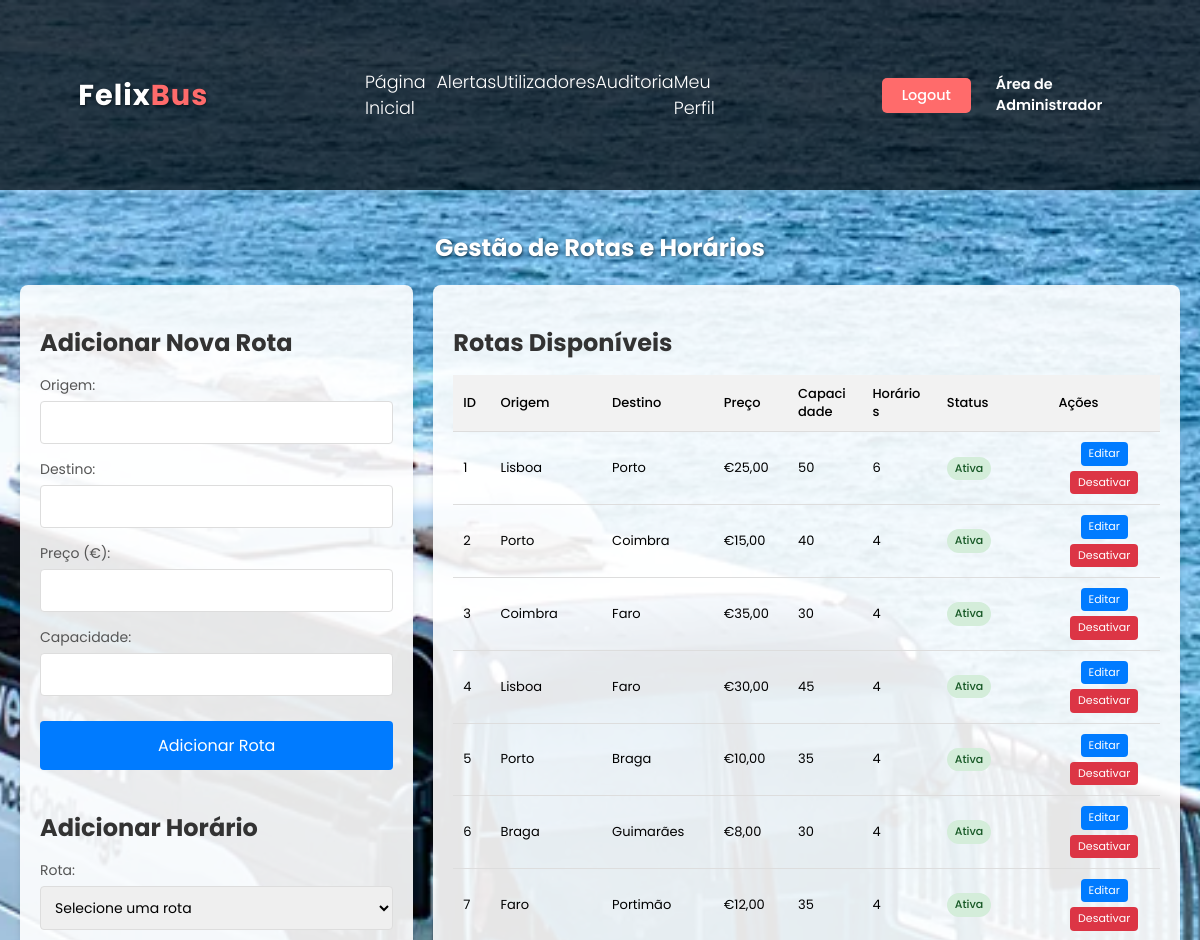
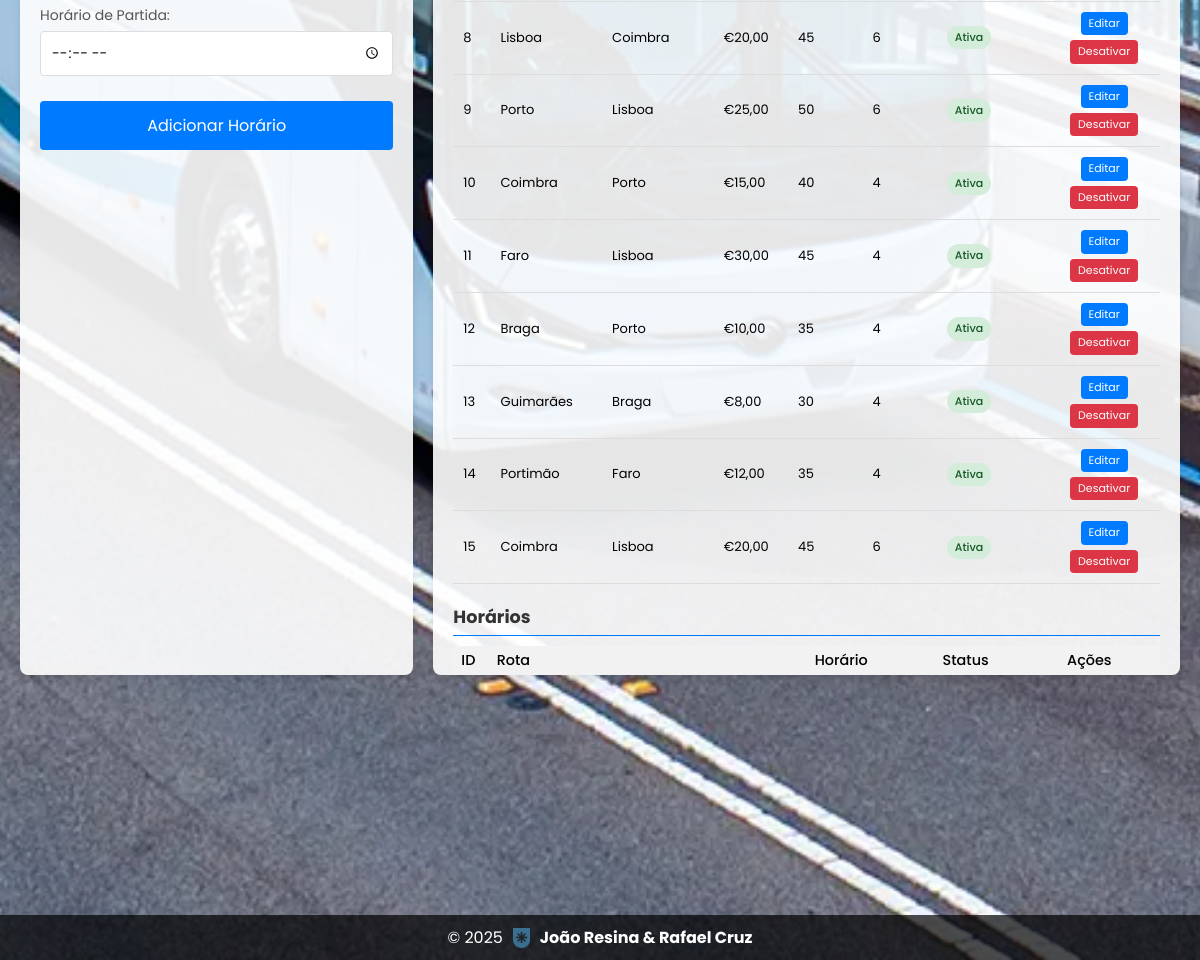
The app's page /paginas/gerir_rotas.php (signed in) with its own data (2 pictures, top to bottom).
### tables this page shows
CREATE TABLE rotas (
    id INT AUTO_INCREMENT PRIMARY KEY,
    origem VARCHAR(100) NOT NULL,
    destino VARCHAR(100) NOT NULL,
    preco DECIMAL(10,2) NOT NULL,
    capacidade INT NOT NULL,  
    disponivel INT NOT NULL DEFAULT 1  
);

### paginas/gerir_rotas.php (the view, shortened to what this page needs)
<?php
$rota_para_editar = null;
$horario_para_editar = null;
$sql_rotas = "SELECT r.*,
              (SELECT COUNT(*) FROM horarios WHERE id_rota = r.id) as total_horarios
              FROM rotas r
              ORDER BY r.id ASC";
$result_rotas = mysqli_query($conn, $sql_rotas);
?>
<!DOCTYPE html>
<html lang="pt">
<head>
    <link rel="stylesheet" href="gerir_rotas.css">
</head>
<body>
    <nav>
        <div class="logo">
            <h1>Felix<span>Bus</span></h1>
        </div>
        <div class="links">
            <div class="link"> <a href="pg_admin.php">Página Inicial</a></div>
            <div class="link"> <a href="gerir_alertas.php">Alertas</a></div>
            <div class="link"> <a href="gerir_utilizadores.php">Utilizadores</a></div>
            <div class="link"> <a href="auditoria_transacoes.php">Auditoria</a></div>
            <div class="link"> <a href="perfil_admin.php">Meu Perfil</a></div>
        </div>
        <div class="buttons">
            <div class="btn"><a href="logout.php"><button>Logout</button></a></div>
            <div class="btn-admin">Área de Administrador</div>
        </div>
    </nav>
    <section>
        <h1>Gestão de Rotas e Horários</h1>
        <div class="container">
            <div class="form-container">
                <h2><?php echo $rota_para_editar ? 'Editar Rota' : 'Adicionar Nova Rota'; ?></h2>
                <form method="post" action="gerir_rotas.php">
                    <div class="form-group">
                        <label for="origem">Origem:</label>
                        <input type="text" id="origem" name="origem" value="<?php echo $rota_para_editar ? htmlspecialchars($rota_para_editar['origem']) : ''; ?>" required>
                    </div>
                    <div class="form-group">
                        <label for="destino">Destino:</label>
                        <input type="text" id="destino" name="destino" value="<?php echo $rota_para_editar ? htmlspecialchars($rota_para_editar['destino']) : ''; ?>" required>
                    </div>
                    <div class="form-group">
                        <label for="preco">Preço (€):</label>
                        <input type="number" id="preco" name="preco" step="0.01" min="0.01" value="<?php echo $rota_para_editar ? $rota_para_editar['preco'] : ''; ?>" required>
                    </div>
                    <div class="form-group">
                        <label for="capacidade">Capacidade:</label>
                        <input type="number" id="capacidade" name="capacidade" min="1" value="<?php echo $rota_para_editar ? $rota_para_editar['capacidade'] : ''; ?>" required>
                    </div>
                    <?php if ($rota_para_editar): ?>
                        <button type="submit" name="atualizar_rota" class="update-btn">Atualizar Rota</button>
                        <a href="gerir_rotas.php" class="cancel-btn">Cancelar</a>
                    <?php else: ?>
                        <button type="submit" name="adicionar_rota">Adicionar Rota</button>
                    <?php endif; ?>
                </form>
                <h2><?php echo $horario_para_editar ? 'Editar Horário' : 'Adicionar Horário'; ?></h2>
                <form method="post" action="gerir_rotas.php">
                    <div class="form-group">
                        <label for="id_rota">Rota:</label>
                        <select id="id_rota" name="id_rota" required>
                            <option value="">Selecione uma rota</option>
                            <?php
                            mysqli_data_seek($result_rotas, 0);
                            ?>
                        </select>
                    </div>
                    <div class="form-group">
                        <label for="horario_partida">Horário de Partida:</label>
                        <input type="time" id="horario_partida" name="horario_partida" value="<?php echo $horario_para_editar ? $horario_para_editar['horario_partida'] : ''; ?>" required>
                    </div>
                    <?php if ($horario_para_editar): ?>
                        <button type="submit" name="atualizar_horario" class="update-btn">Atualizar Horário</button>
                        <a href="gerir_rotas.php" class="cancel-btn">Cancelar</a>
                    <?php else: ?>
                        <button type="submit" name="adicionar_horario">Adicionar Horário</button>
                    <?php endif; ?>
                </form>
            </div>
            <div class="tables-container">
                <h2>Rotas Disponíveis</h2>
                <table class="rotas-table">
                    <thead>
                        <tr>
                            <th>ID</th>
                            <th>Origem</th>
                            <th>Destino</th>
                            <th>Preço</th>
                            <th>Capacidade</th>
                            <th>Horários</th>
                            <th>Status</th>
                            <th>Ações</th>
                        </tr>
                    </thead>
                    <tbody>
                        <?php
                        mysqli_data_seek($result_rotas, 0);
                        while ($rota = mysqli_fetch_assoc($result_rotas)):
                        ?>
                            <tr>
                                <td><?php echo $rota['id']; ?></td>
                                <td><?php echo htmlspecialchars($rota['origem']); ?></td>
                                <td><?php echo htmlspecialchars($rota['destino']); ?></td>
                                <td>€<?php echo number_format($rota['preco'], 2, ',', '.'); ?></td>
                                <td><?php echo $rota['capacidade']; ?></td>
                                <td><?php echo $rota['total_horarios']; ?></td>
                                <td>
                                    <span class="status-badge <?php echo $rota['disponivel'] ? 'active' : 'inactive'; ?>">
                                        <?php echo $rota['disponivel'] ? 'Ativa' : 'Inativa'; ?>
                                    </span>
                                </td>
                                <td>
                                    <div class="action-buttons">
                                        <a href="?editar=<?php echo $rota['id']; ?>" class="action-btn edit">Editar</a>
                                        <?php if ($rota['disponivel']): ?>
                                            <a href="?toggle=0&id=<?php echo $rota['id']; ?>" class="action-btn deactivate">Desativar</a>
                                        <?php else: ?>
                                            <a href="?toggle=1&id=<?php echo $rota['id']; ?>" class="action-btn activate">Ativar</a>
                                        <?php endif; ?>
                                    </div>
                                </td>
                            </tr>
                        <?php endwhile; ?>
                    </tbody>
                </table>
                <h3>Horários</h3>
                <table class="horarios-table">
                    <thead>
                        <tr>
                            <th>ID</th>
                            <th>Rota</th>
                            <th>Horário</th>
                            <th>Status</th>
                            <th>Ações</th>
                        </tr>
                    </thead>
                </table>
            </div>
        </div>
    </section>
    <footer>
        © <?php echo date("Y"); ?> <img src="estcb.png" alt="ESTCB"> <span>João Resina & Rafael Cruz</span>
    </footer>
</body>
</html>

### records on screen
rotas: id "1", origem "Lisboa", destino "Porto", preco "25,00", capacidade "50", total_horarios "6", disponivel "Ativa"
rotas: id "2", origem "Porto", destino "Coimbra", preco "15,00", capacidade "40", total_horarios "4", disponivel "Ativa"
rotas: id "3", origem "Coimbra", destino "Faro", preco "35,00", capacidade "30", total_horarios "4", disponivel "Ativa"
rotas: id "4", origem "Lisboa", destino "Faro", preco "30,00", capacidade "45", total_horarios "4", disponivel "Ativa"
rotas: id "5", origem "Porto", destino "Braga", preco "10,00", capacidade "35", total_horarios "4", disponivel "Ativa"
rotas: id "6", origem "Braga", destino "Guimarães", preco "8,00", capacidade "30", total_horarios "4", disponivel "Ativa"
rotas: id "7", origem "Faro", destino "Portimão", preco "12,00", capacidade "35", total_horarios "4", disponivel "Ativa"
rotas: id "8", origem "Lisboa", destino "Coimbra", preco "20,00", capacidade "45", total_horarios "6", disponivel "Ativa"
rotas: id "9", origem "Porto", destino "Lisboa", preco "25,00", capacidade "50", total_horarios "6", disponivel "Ativa"
rotas: id "10", origem "Coimbra", destino "Porto", preco "15,00", capacidade "40", total_horarios "4", disponivel "Ativa"
rotas: id "11", origem "Faro", destino "Lisboa", preco "30,00", capacidade "45", total_horarios "4", disponivel "Ativa"
rotas: id "12", origem "Braga", destino "Porto", preco "10,00", capacidade "35", total_horarios "4", disponivel "Ativa"
rotas: id "13", origem "Guimarães", destino "Braga", preco "8,00", capacidade "30", total_horarios "4", disponivel "Ativa"
rotas: id "14", origem "Portimão", destino "Faro", preco "12,00", capacidade "35", total_horarios "4", disponivel "Ativa"
rotas: id "15", origem "Coimbra", destino "Lisboa", preco "20,00", capacidade "45", total_horarios "6", disponivel "Ativa"
